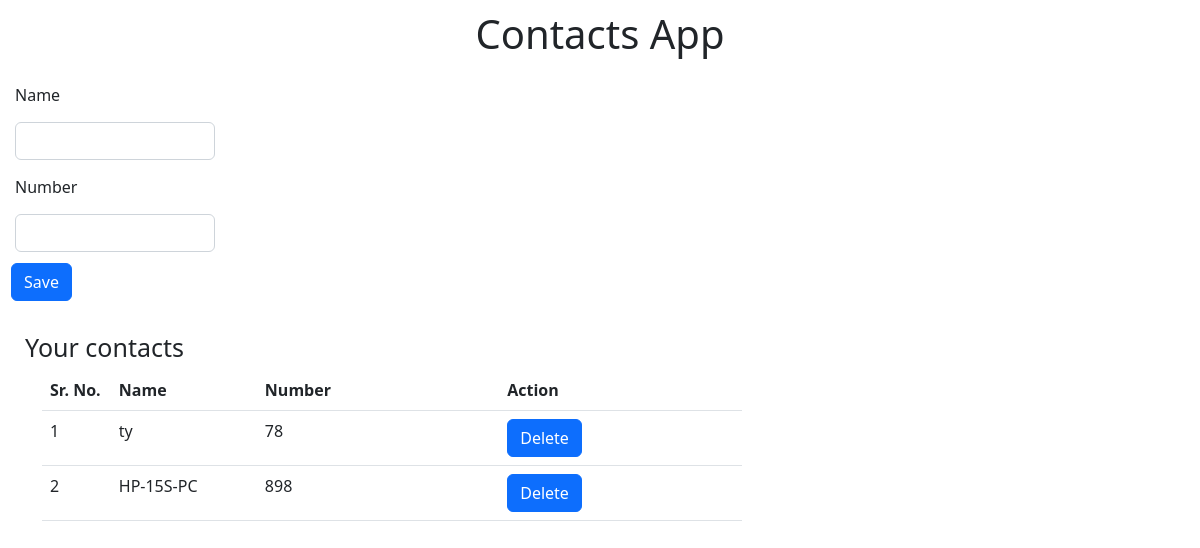
Before: / with the older database file.
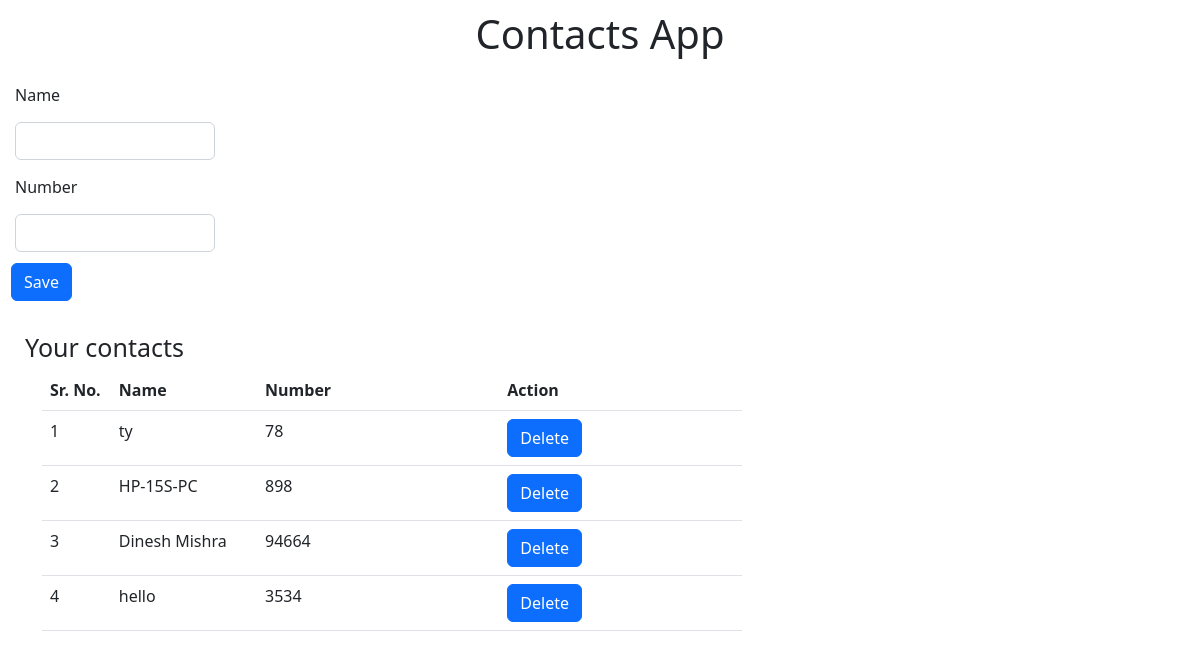
After: the same page with the newer database file.
### tables this page shows
CREATE TABLE identity (
name varchar(255),
number int
);

### server.py (the view, shortened to what this page needs)
@app.route('/', methods=['GET', 'POST'])
def home_page():
    if request.method == 'GET':
        obj = Contacts()
        all_data = obj.get_data()
        obj.close_conn()
        return render_template('index.html', all_data=all_data)

### server.py (called while the page is built)
    def get_data(self):
        self.__my_curr.execute('select * from identity')
        return self.__my_curr.fetchall()

    def close_conn(self):
        self.__my_conn.close()

### templates/index.html (shortened to what this page needs)
<!DOCTYPE html>
<html lang="en">
<head>
    <link rel="stylesheet" href="/static/css/bootstrap.min.css">
</head>
<body>
    <h1 style="text-align: center;margin: 10px;">Contacts App</h1>
    <form action="/" method="post">
        <label class="form-label" style="margin: 15px;margin-left: 15px;text-align: left;">Name</label>
        <input class="form-control" type="text" style="width: 200px;margin: 0px;margin-left: 15px;" name="name" />
        <label class="form-label" style="margin: 15px;">Number</label>
        <input class="form-control" type="number" style="width: 200px;margin-left: 15px;" name="number" />
        <button class="btn btn-primary" type="submit" style="margin: 11px">Save</button>
    </form>
    <h1 style="font-size: 25px;text-align: left;margin-left: 25px;margin-top: 20px;">Your contacts</h1>
    <div class="container">
        <div class="table-responsive" style="width: 700px;">
            <table class="table">
                <thead>
                    <tr>
                        <th style="width: 70px;">Sr. No.</th>
                        <th style="width: 150px;">Name</th>
                        <th style="width: 250px;">Number</th>
                        <th style="width: 250px;">Action</th>
                    </tr>
                </thead>
                <tbody>
                    {% for i in all_data %}
                    <tr>
                        <td style="width: 70px;">{{ loop.index }}</td>
                        <td style="width: 150px;">{{ i[0] }}</td>
                        <td style="width: 250px;">{{ i[1] }}</td>
                        <td style="width: 250px;">
                            <a class="btn btn-primary" role="button" href="/delete/<all_data.sno>">Delete</a>
                        </td>
                    </tr>
                    {% endfor %}
                </tbody>
            </table>
        </div>
    </div>
</body>
</html>

Changed rows visible on the page:
added identity: name "Dinesh Mishra", number "94664"
added identity: name "hello", number "3534"
